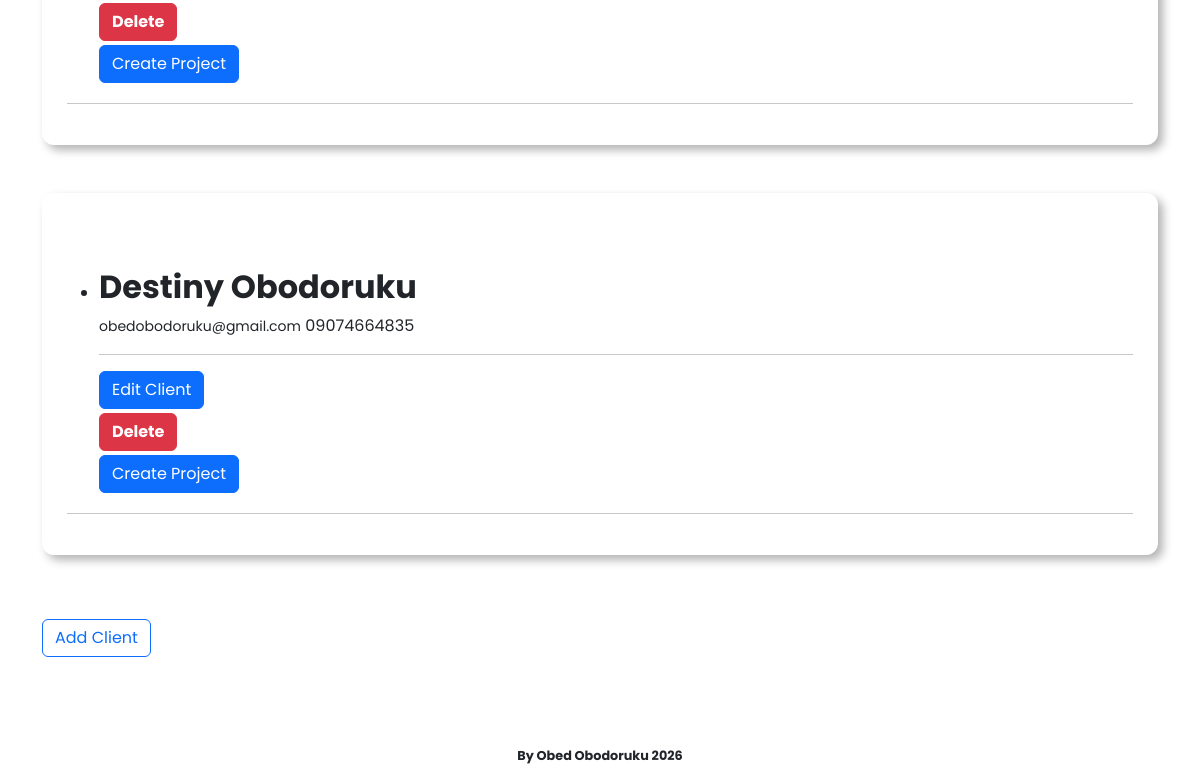
/client (signed in, lower part), run on an earlier commit of the app's database.
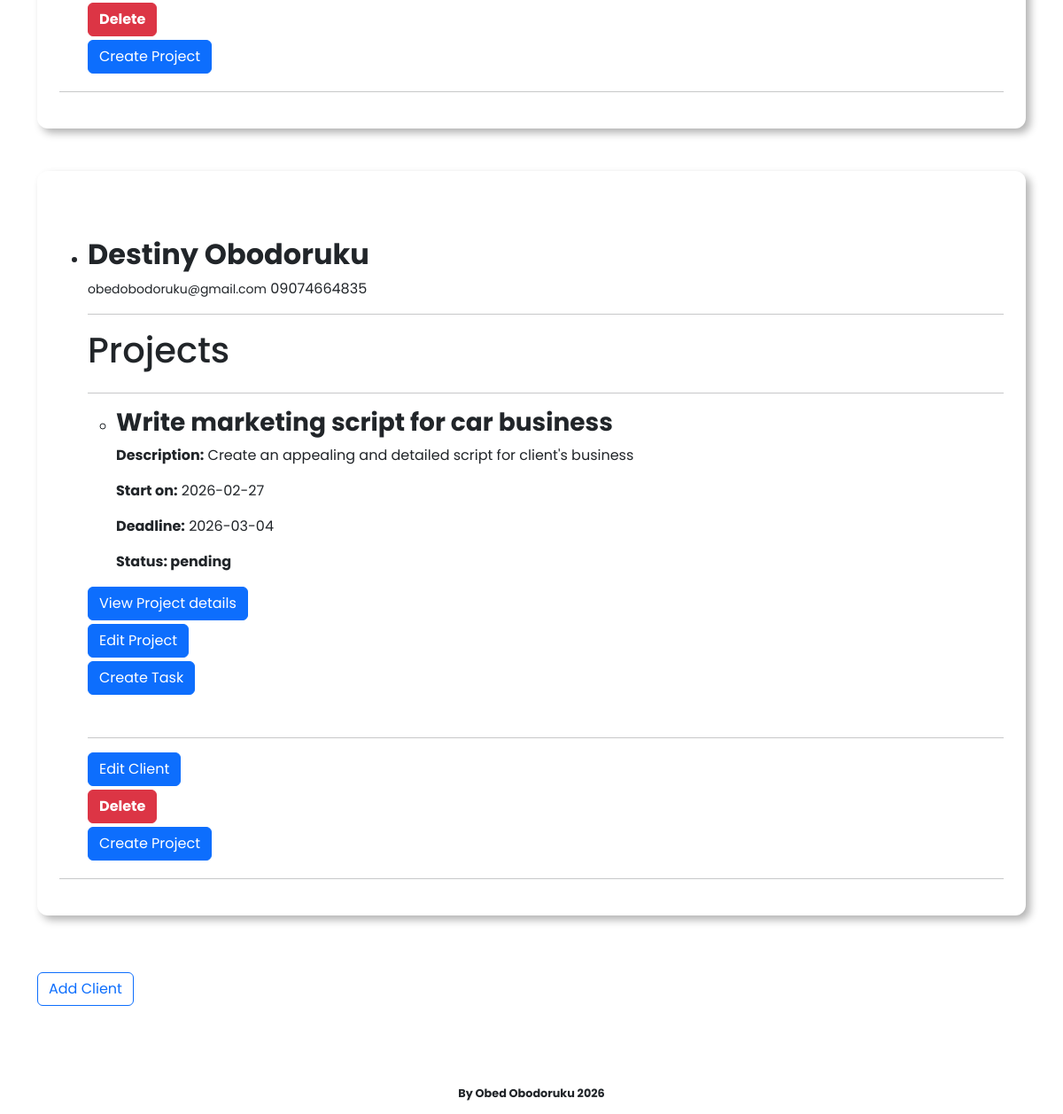
And on a later commit of the database.
### app/models.py (models this page shows, shortened)
class Clients(db.Model):
    id = db.Column(db.Integer, primary_key=True)
    name = db.Column(db.String(150), nullable=False)
    email = db.Column(db.String(150), nullable=False)
    phone = db.Column(db.String(20), nullable=False)
    note = db.Column(db.Text, nullable=True)
    user_id = db.Column(db.Integer, db.ForeignKey("user.id"), nullable=False)
    project = db.relationship("Project", backref="client", cascade="all, delete-orphan", lazy=True)

class Project(db.Model):
    id = db.Column(db.Integer, primary_key=True)
    title = db.Column(db.String(150), nullable=False)
    description = db.Column(db.Text)
    start_date = db.Column(db.Date, nullable=False)
    deadline = db.Column(db.Date)
    status = db.Column(db.String(50), nullable=False, default="pending")
    client_id = db.Column(db.Integer, db.ForeignKey("clients.id"), nullable=False)
    tasks = db.relationship("Task", backref="project", cascade="all, delete-orphan", passive_deletes=True, lazy=True)
    invoice = db.relationship("Invoice", backref="project", uselist=False)

### app/routes.py (the view)
@app.route("/client", methods=["GET", "POST"])
def index():
    clients = Clients.query.filter_by(user_id=current_user.id).all()
    return render_template("clients.html", clients=clients, title="Clients Page")

### app/models.py (called while the page is built)
@login_manager.user_loader
def load_user(user_id):
    return User.query.get(int(user_id))

### app/templates/clients.html (shortened to what this page needs)
{% extends "base.html" %}
{% block body %}
    {% if clients %}
        {% for client in clients %}
        <div class="form-fieldset mb-5">
        <ul>
            <li>
            <div class="client-info">
                <h2 style="font-weight: bold;">{{ client.name }}</h2>
                <div>
                    <small>{{ client.email }}</small>
                    <span>{{ client.phone }}</span>
                </div>
                <hr>
                {% if client.project %}
                    <h1>Projects</h1>
                    <hr>
                    {% for project in client.project %}
                        <ul>
                            <li>
                                <div>
                                    <h3 style="font-weight: bolder;">{{ project.title }}</h3>
                                    <div class="mb-3">
                                        <span style="font-weight: bolder;">Description:</span>
                                        <span>{{ project.description }}</span>
                                    </div>
                                    <p>
                                        <span style="font-weight: bolder;">Start on:</span>
                                        <span>{{ project.start_date }}</span>
                                    </p>
                                    <p>
                                        <span style="font-weight: bolder;">Deadline:</span>
                                        <span>{{ project.deadline }}</span>
                                    </p>
                                    <span style="font-weight: bolder;">Status: {{ project.status }}</span>
                                </div>
                            </li>
                        </ul>
                        <a href="{{ url_for('project', project_id=project.id) }}">
                            <button class="btn btn-primary mt-3 mb-1">View Project details</button>
                        </a>
                        <div>
                            <a href="{{ url_for('edit_project', project_id=project.id) }}">
                                <button class="btn btn-primary mb-1">Edit Project</button>
                            </a>
                        </div>
                        <div style="margin-bottom: 24px;">
                            <a href="{{ url_for('create_task', project_id=project.id) }}">
                                <button class="btn btn-primary mb-2">Create Task</button>
                            </a>
                        </div>
                        <hr>
                    {% endfor %}
                {%endif%}
                <div>
                    <a href="{{ url_for('edit_client', client_id=client.id) }}">
                        <button class="btn btn-primary mb-1">Edit Client</button>
                    </a>
                </div>
                <div>
                    <a href="{{ url_for('delete_client', client_id=client.id) }}">
                        <button style="font-weight: bolder;" class="btn btn-danger mb-1">Delete</button>
                    </a>
                </div>
                <div>
                    <a href="{{ url_for('create_project', client_id=client.id) }}">
                        <button class="btn btn-primary mb-1">Create Project</button>
                    </a>
                </div>
            </div>
            </li>
        </ul>
        <hr>
        </div>
        {% endfor %}
        <form method="post" action="{{ url_for('create_client') }}">
            <button class="btn btn-outline-primary mt-3 mb-4" type="submit">Add Client</button>
        </form>
    {% endif %}
{% endblock %}

What changed in the data, as far as the page shows it:
shown differently, row unchanged: Clients "Destiny Obodoruku": now shows "Projects"
added Project: title "Write marketing script for car business", description "Create an appealing and detailed script for client's business", start_date "2026-02-27", deadline "2026-03-04", status "pending", shown under Clients "Destiny Obodoruku"
